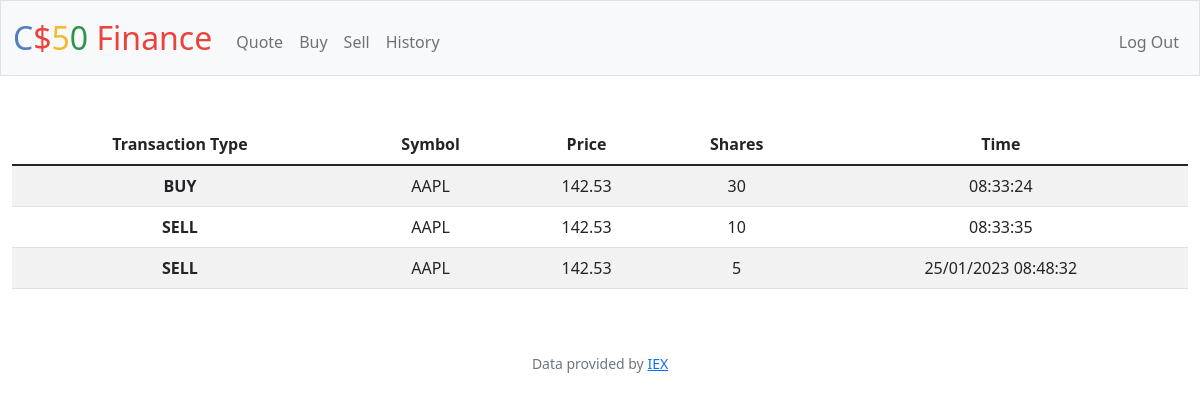
Page /history (signed in) on the committed database.
### tables this page shows
CREATE TABLE orders (id INTEGER, user_id NUMERIC NOT NULL, symbol TEXT NOT NULL,             shares NUMERIC NOT NULL, price NUMERIC NOT NULL, time TEXT NOT NULL, PRIMARY KEY(id),             FOREIGN KEY(user_id) REFERENCES users(id));

### app.py (the view)
@app.route("/history")
@login_required
def history():
    user_id = session["user_id"]
    transactions = db.execute("SELECT * FROM orders WHERE user_id=?", user_id)
    return render_template("history.html", transactions=transactions)

### app.py (called while the page is built)
@app.after_request
def after_request(response):
    response.headers["Cache-Control"] = "no-cache, no-store, must-revalidate"
    response.headers["Expires"] = 0
    response.headers["Pragma"] = "no-cache"
    return response

### helpers.py (called while the page is built)
def login_required(f):
    @wraps(f)
    def decorated_function(*args, **kwargs):
        if session.get("user_id") is None:
            return redirect("/login")
        return f(*args, **kwargs)
    return decorated_function

### templates/history.html (shortened to what this page needs)
{% extends "layout.html" %}
{%block main %}
    <table class="table table-striped">
        <thead>
            <tr>
                <th scope="col">Transaction Type</th>
                <th scope="col">Symbol</th>
                <th scope="col">Price</th>
                <th scope="col">Shares</th>
                <th scope="col">Time</th>
            </tr>
        </thead>
        <tbody>
            {% for transaction in transactions %}
                <tr>
                    <th scope="row">{{ "BUY" if transaction["shares"] > 0 else "SELL" }}</th>
                    <td> {{ transaction["symbol"] }}</td>
                    <td> {{ transaction["price"] }}</td>
                    <td> {{ transaction["shares"]|abs }}</td>
                    <td> {{ transaction["time"] }}</td>
                </tr>
            {% endfor %}
        </tbody>
    </table>
{% endblock %}

### rows in the picture
orders: shares "BUY"
orders: shares "SELL"
orders: shares "SELL"
